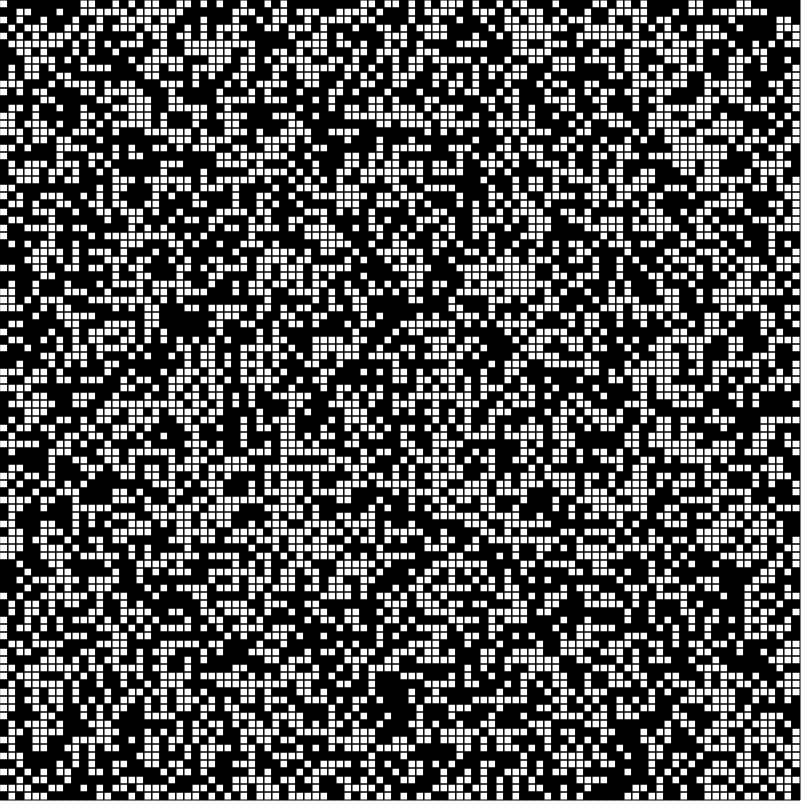
Frame 1 (no input)
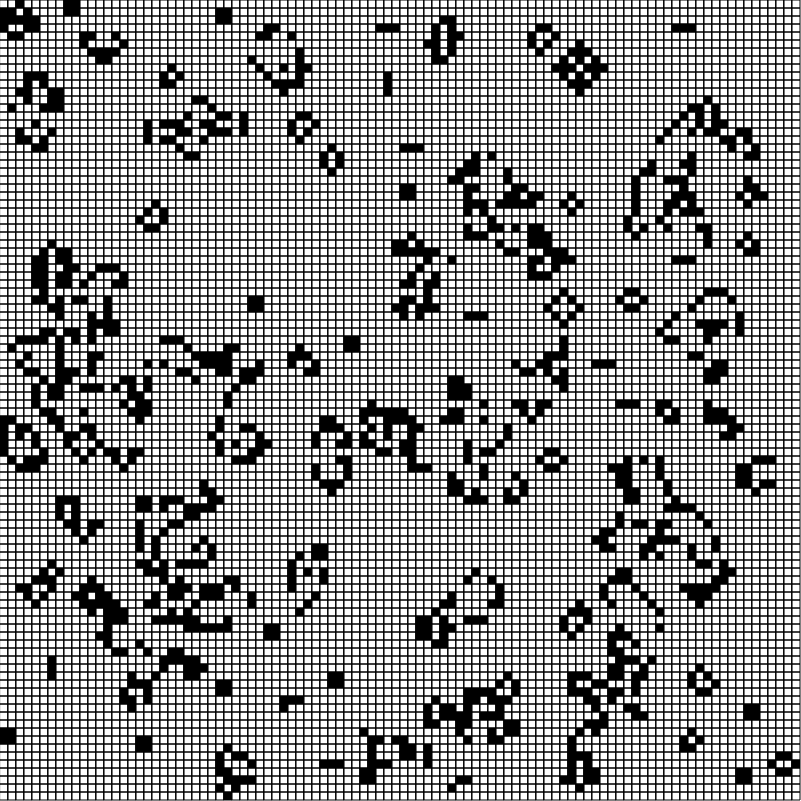
Frame 60 (no input)
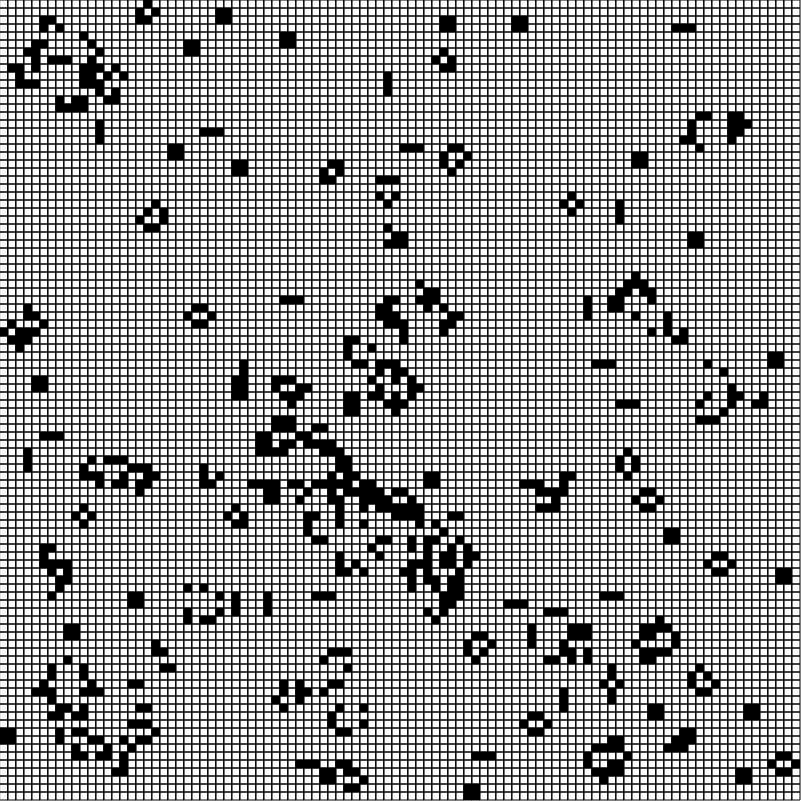
Frame 120 (the mouse pressed at the canvas centre since frame 60)

The p5.js sketch that drew these frames (run headless with seeded random() and noise() and a simulated clock; from frame 60 on, the mouse is pressed at the canvas centre):

// p5.js sketch
// ── sketch.js
//Conway's Game of Life

//Cell
/*
* isMine - Boolean
* i,j,x,y,w,h
* isAlive - Boolean
* 
* Any live cell with fewer than two live neighbours dies, as if caused by underpopulation.
* Any live cell with two or three live neighbours lives on to the next generation.
* Any live cell with more than three live neighbours dies, as if by overpopulation.
* Any dead cell with exactly three live neighbours becomes a live cell, as if by reproduction.
* 
* 
*/

function make2DArray(cols, rows) {
	let arr = new Array(cols);
	for (let i = 0; i < arr.length; i++){
		arr[i] = new Array(rows);
	}
	return arr;
}

let grid;
let grid_Width = 800;
let grid_Height = 800;
let cols;
let rows;
let totalMines = 10;
let w = 8;

function setup() {
	createCanvas(grid_Width+1, grid_Height+1);
	cols = floor(grid_Width / w);
	rows = floor(grid_Height / w);
	grid = make2DArray(cols, rows);
	for(let i = 0; i < cols; i++){
		for(let j = 0; j < rows; j++){
			grid[i][j] = new Cell(i,j,w);
		}
	}
}

function draw() {
	background(255);
	for(let i = 0; i < cols; i++){
		for(let j = 0; j < rows; j++){
			grid[i][j].show();
		}
	}
	
	
	let next = make2DArray(cols, rows);
	for(let x = 0; x < cols; x++){
		for(let y = 0; y < rows; y++){
			next[x][y] = new Cell(x,y,w);
			let total = countNeighbours(x,y);
			if (total === 3 && (!grid[x][y].isAlive)){
				next[x][y].isAlive = true;
			} else if((total > 3 || total < 2)){
				next[x][y].isAlive = false;
			} else {
				next[x][y].isAlive = grid[x][y].isAlive;
			}
		}
	}
	grid = next;
}

function countNeighbours(x,y) {
	let total = 0;
	for(var xoff = -1; xoff <= 1; xoff++){
		for(var yoff = -1; yoff <= 1; yoff++){
			if(xoff == 0 && yoff == 0){
				continue;
			}
			let i = x + xoff;
			let j = y + yoff;
			if(i > -1 && i < cols && j > -1 && j < rows){
				let neighbour = grid[i][j];
				if(neighbour.isAlive){
					total++;
				}
			}
		}
	}
	return total;
}


// ── cell.js
function Cell(i, j, w) {
	this.i = i;
	this.j = j;
	this.x = i*w;
	this.y = j*w;
	this.w = w;
	if(random(1) >= 0.5){
		this.isAlive = false;
	} else {
		this.isAlive = true;
	}
}

Cell.prototype.show = function() {
	stroke(0);
	noFill();
	if(this.isAlive){
		fill(0);
	}
	rect(this.x, this.y, this.w, this.w);
}
